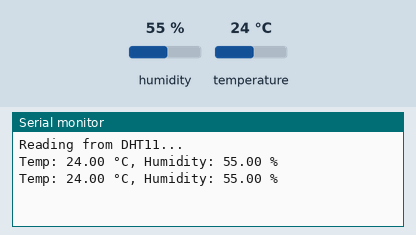
Simulated run of this sketch. Board: Arduino Uno, built with avr-gcc and run on an emulated ATmega328P. On the bench: the last lines printed to the serial monitor. The inputs (shaded band) are chosen by the test bench; at power-on: humidity 55 %, temperature 24 °C.

Above: at 2.8 s.
2.9 s: humidity set to 22 %
At 4.5 s:
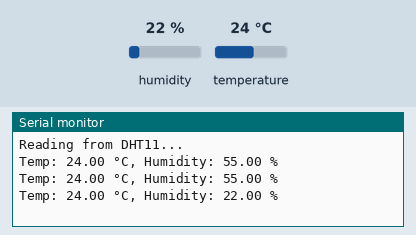
5.6 s: temperature set to 12 °C
At 7.0 s:
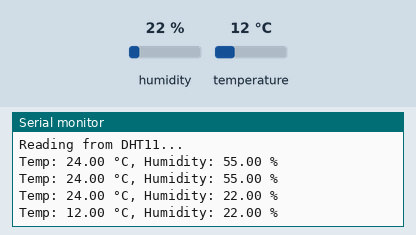
8.3 s: humidity set to 40 %
At 10.6 s:
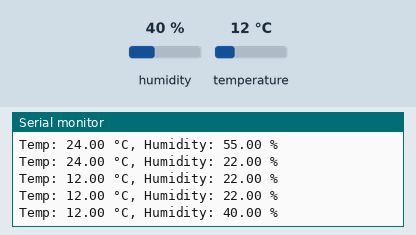
Timing chart, 0 to 12.1 s (numbered marks = the images above; inputs shaded):
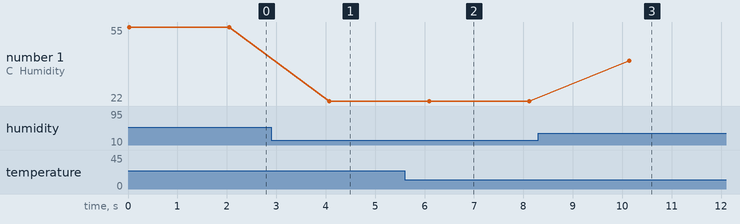

The sketch:

dht11.ino
```cpp
#include "DHT.h"
#include "Adafruit_Sensor.h"

// Define pin and type
#define DHTPIN 3       // GPIO 26 for DATA
#define DHTTYPE DHT11   // DHT11 sensor

DHT dht(DHTPIN, DHTTYPE); // Create sensor object

void setup() {
  Serial.begin(9600);
  dht.begin();
  Serial.println("Reading from DHT11...");
}

void loop() {
  float h = dht.readHumidity();
  float t = dht.readTemperature(); // Celsius

  // Error checking
  if (isnan(h) || isnan(t)) {
    Serial.println("Failed to read from DHT11 sensor!");
    return;
  }

  // Print values
  Serial.print("Temp: ");
  Serial.print(t);
  Serial.print(" °C, Humidity: ");
  Serial.print(h);
  Serial.println(" %");

  delay(2000); // Wait 2 sec
}
```

Measured:
- after the input at 2.9 s, the serial monitor: prints a new line after 1.2 s (image 1)
- after the input at 5.6 s, the serial monitor: prints a new line after 0.50 s (image 2)
- after the input at 8.3 s, the serial monitor: prints a new line after 1.8 s (image 3)
- plotted number 1: 55 → 22 after the input at 2.9 s, 22 → 40 after the input at 8.3 s
